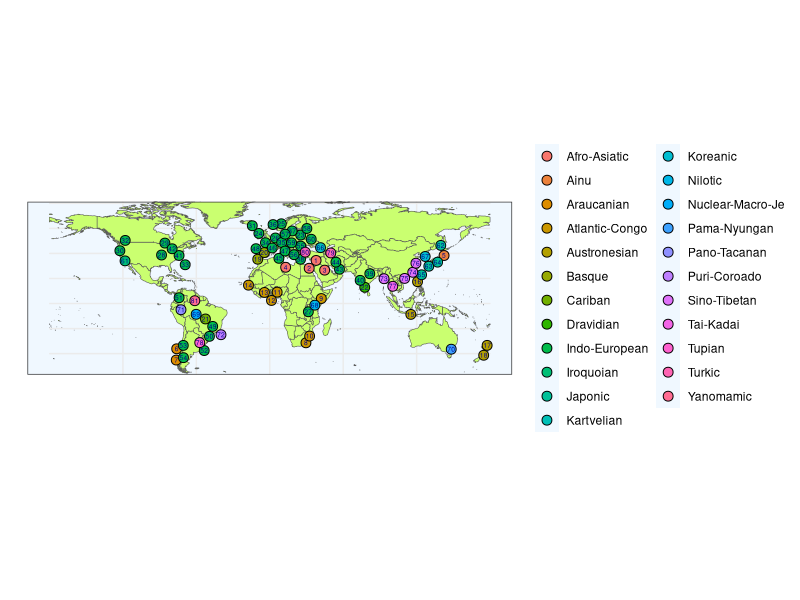

Write the R code that produced this figure. (Note: this script raises an error after producing the figure.)
##
library(ggplot2)
library(sf)
library(rnaturalearth)
library(rnaturalearthdata)
library(gridExtra)
library(grid)

##
INTERVAL <- 6

SUBGROUPING <- TRUE

##
collabT <- read.csv('./data/CollaboratorsPlotData.csv')

langlabel <- data.frame(Name = collabT$Name,
                        Lang = collabT$ProvidedLanguageName,
                        LangAdditional = collabT$GlottologL1Name,
                        Genus = collabT$WalsGenusName,
                        Family = collabT$LanguageFamily,
                        Longitude = collabT$Longitude,
                        Latitude = collabT$Latitude,
                        Place = collabT$PlaceName,
                        Flag = collabT$Choice,
                        ID = 0)

langlabel <- langlabel[langlabel$Flag == 1, ]

langlabel$Lang[langlabel$Lang == "Hebrew"] <- langlabel$LangAdditional[langlabel$Lang == "Hebrew"]
langlabel$Lang[langlabel$Lang == "Amami dialect"] <- langlabel$LangAdditional[langlabel$Lang == "Amami dialect"]
langlabel$Lang[langlabel$Lang == "Arabic"] <- langlabel$LangAdditional[langlabel$Lang == "Arabic"]
langlabel$Lang[langlabel$Lang == "Persian"] <- langlabel$LangAdditional[langlabel$Lang == "Persian"]
langlabel$Lang[langlabel$Lang == "Farsi"] <- langlabel$LangAdditional[langlabel$Lang == "Farsi"]

if (SUBGROUPING) {
  langlabel$FamilyTmp <- langlabel$Family
  idx <- langlabel$Family == "Indo-European" | langlabel$Family == "Atlantic-Congo" | langlabel$Family == "Sino-Tibetan"
  langlabel$Family[idx] <- paste(langlabel$Family[idx], ": ", langlabel$Genus[idx], sep = "")
}

langlabel <- langlabel[order(langlabel$Family, langlabel$Lang, langlabel$Place), ]
langlabel$ID <- 1:nrow(langlabel)

if (SUBGROUPING) {
  tmp <- langlabel$Family
  langlabel$Family <- langlabel$FamilyTmp
  langlabel$FamilyTmp <- tmp
}

dodge <- TRUE
while (dodge) {
  dodge <- FALSE
  
  for (i in 1:nrow(langlabel)) {
    fun_i <- function(x) sqrt(sum((as.numeric(x) - as.numeric(langlabel[i, 6:7]))^2))
    d <- apply(langlabel[, 6:7], MARGIN = 1, FUN = fun_i)
    
    st <- sort(d, decreasing = FALSE, index = TRUE)
    d_st <- st$x
    idx <- st$ix
    
    j <- 2
    if (d_st[j] < INTERVAL) {
      dir <- sign(langlabel$Latitude[i] - langlabel$Latitude[idx[j]])
      if (dir == 0) {
        dir <- 1
      }
      langlabel$Latitude[i] <- langlabel$Latitude[i] + sqrt(INTERVAL + 1)*dir
      
      dir <- sign(langlabel$Longitude[i] - langlabel$Longitude[idx[j]])
      if (dir == 0) {
        dir <- 1
      }
      langlabel$Longitude[i] <- langlabel$Longitude[i] + sqrt(INTERVAL + 1)*dir
      
      dodge <- TRUE
    }
  }
}

print("dodging...OK")

## Some adjustments
long_tmp1 <- langlabel$Longitude[langlabel$Name == 'Kayla Kolff']
lati_tmp1 <- langlabel$Latitude[langlabel$Name == 'Kayla Kolff']
long_tmp2 <- langlabel$Longitude[langlabel$Name == 'Patricia Opondo']
lati_tmp2 <- langlabel$Latitude[langlabel$Name == 'Patricia Opondo']
langlabel$Longitude[langlabel$Name == 'Kayla Kolff'] <- long_tmp2
langlabel$Latitude[langlabel$Name == 'Kayla Kolff'] <- lati_tmp2
langlabel$Longitude[langlabel$Name == 'Patricia Opondo'] <- long_tmp1
langlabel$Latitude[langlabel$Name == 'Patricia Opondo'] <- lati_tmp1

##
theme_set(theme_bw())
world <- ne_countries(scale = "medium", returnclass = "sf")

##
gobj<- ggplot(data = world) +
  geom_sf(fill= "darkolivegreen1") +
  geom_point(data = langlabel, aes(x = Longitude, y = Latitude, fill = Family),
             size = 3.0, shape = 21) +
  geom_text(data = langlabel, aes(x=Longitude, y=Latitude, label=ID),
            size = 1.7, color = "darkblue", check_overlap = FALSE) + 
  xlab("") + ylab("") + ylim(c(-50.5, 75)) + 
  theme(axis.ticks.x = element_blank(), axis.text.x = element_blank(), legend.title = element_blank()) +
  theme(panel.background = element_rect(fill = "aliceblue"))

##
FamilyList <- unique(langlabel$Family)
langtable <- vector(mode = "list", length = length(FamilyList))
for (i in 1:length(FamilyList)) {
  idx <- langlabel$Family == FamilyList[i]
  langtable[[i]] <- tableGrob(cbind(langlabel[idx, 5], langlabel[idx, 1]))
}

##
ggsave(file = "./output/figure/CollabMap.png", plot = gobj, width = 8, height = 7)
write.csv(file = "./output/figure/langlabel.csv", langlabel)

##
ggColorHue <- function(n, l=65) {
  hues <- seq(15, 375, length=n+1)
  hcl(h=hues, l=l, c=100)[1:n]
}

cols <- ggColorHue(n = length(unique(langlabel$Family)))

png("./output/figure/langfamily-colorcode.png", width = 500, height = 500)
col2rgb(cols)
scales::show_col(cols)
dev.off()
